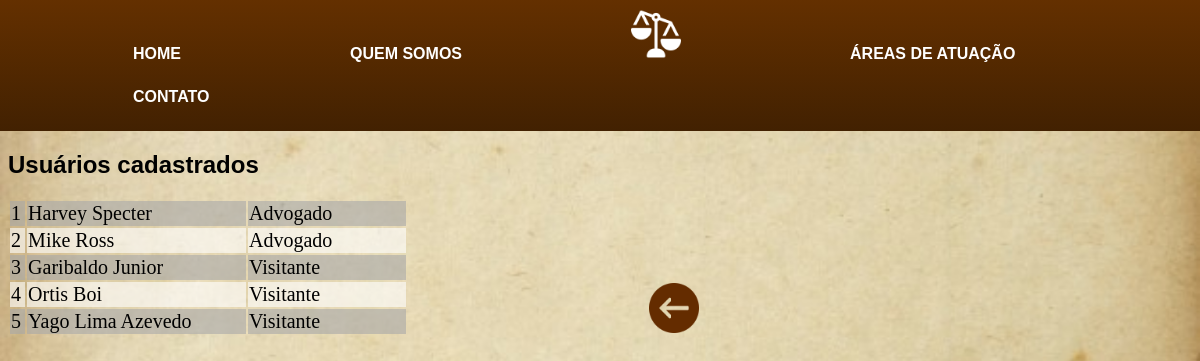
The page /php/user-view.php on the database its author committed.
### tables this page shows
CREATE TABLE `usuarios` (
  `id` int(11) NOT NULL,
  `usuario` varchar(15) NOT NULL,
  `nome` varchar(30) NOT NULL,
  `senha` varchar(60) NOT NULL,
  `tipo` varchar(10) NOT NULL
);

### php/user-view.php (the view, shortened to what this page needs)
<!DOCTYPE html>
<html lang="en">
<head>
    <link rel="stylesheet" href="../_css/style.css">
    <link rel="stylesheet" href="../_css/php.css">
    <link rel="stylesheet" href="../_css/responsive.css">
    <?php
        require_once "banco.php";
        require_once "login.php";
    ?>
</head>
<body>
    <nav id="menu">
        <ul>
            <li><a href="../index.html"><b>HOME</b></a></li>
            <li><a href="../quem_somos.html" onmouseover="mudafoto('/.._imagens/quem_somos.png')" onmouseout="mudafoto('../_imagens/logo.png')"><b>QUEM SOMOS</b></a></li>
            <li><img id="logo" src="../_imagens/logo.png"></li>
            <li><a href="../action.html" onmouseover="mudafoto('../_imagens/action.png')" onmouseout="mudafoto('../_imagens/logo.png')"><b>ÁREAS DE ATUAÇÃO</b></a></li>
            <li><a href="../contato.html" onmouseover="mudafoto('../_imagens/contato.png')" onmouseout="mudafoto('../_imagens/logo.png')"><b>CONTATO</a></b></li>
        </ul>
</nav>
<h2>Usuários cadastrados</h2>
<table id="usuarios">
<?php
$q = "SELECT id, nome, tipo FROM usuarios";
$busca = $banco->query($q);
while($reg = $busca->fetch_object()) {
    echo "<tr><td>$reg->id <td>$reg->nome <td> $reg->tipo";
}
echo voltar();
?>
</table>
</body>
</html>

### php/login.php (shortened to what this page needs)
<?php
function voltar() {
    return "<a href='index.php'><img id='return' src='../_imagens/return.png'></a>";
}

### _css/style.css (style rules this page uses)
body { background-image: url('../_imagens/bgr-direito-mask.png'); background-repeat: no-repeat; background-size: cover; overflow: hidden; }
nav#menu { display: block; margin-top: -17px; margin-left: -10px; margin-right: -10px; }
nav#menu img { width: 50px; height: 50px; padding-top: 10px; }
nav#menu ul { background-image: linear-gradient(to bottom, #643000, #422101 ); }
nav#menu li { display: inline-block; list-style: none; padding-bottom: 25px; padding-left: 95px; padding-right: 70px; font-size: 16px; }
nav#menu a { color: white; text-decoration: none; font-family: sans-serif; }

### _css/php.css (style rules this page uses)
table#usuarios { width: 400px; font-size: 20px; }
table#usuarios tr:nth-child(even) { background-color: rgba(255, 255, 255, 0.6); }
table#usuarios tr:nth-child(odd) { background-color: rgba(169, 169, 169, 0.6); }
table#usuarios td:nth-child(1) { width: 15px; }
table#usuarios td:nth-child(2) { width: 300px; }
table#usuarios td:nth-child(3) { width: 200px; }
img#return { display: block; position: absolute; width: 50px; margin-left: 400px; margin-top: -50px; }

### php/user-view.php (style rules this page uses)
body { background-image: url("../_imagens/bgr-papel.jpg"); }
h2 { font-family: sans-serif; }

### rows shown on the page
usuarios: id "1", nome "Harvey Specter", tipo "Advogado"
usuarios: id "2", nome "Mike Ross", tipo "Advogado"
usuarios: id "3", nome "Garibaldo Junior", tipo "Visitante"
usuarios: id "4", nome "Ortis Boi", tipo "Visitante"
usuarios: id "5", nome "Yago Lima Azevedo", tipo "Visitante"
